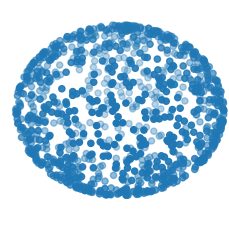

Source code (Python):
import random
import numpy as np
import matplotlib.pyplot as plt

def uniform_surface(radius=1):
    theta = 2*np.pi*random.uniform(0, 1)
    phi = np.arccos(random.uniform(-1, 1))
    return [radius*np.sin(phi)*np.cos(theta),
            radius*np.sin(phi)*np.sin(theta),
            radius*np.cos(phi)]

def plot(ax):
    x = np.empty(shape=(int(1e3), 3))
    for i, _ in enumerate(x):
        x[i] = uniform_surface()
    ax.scatter(x[:, 0], x[:, 1], x[:, 2])
